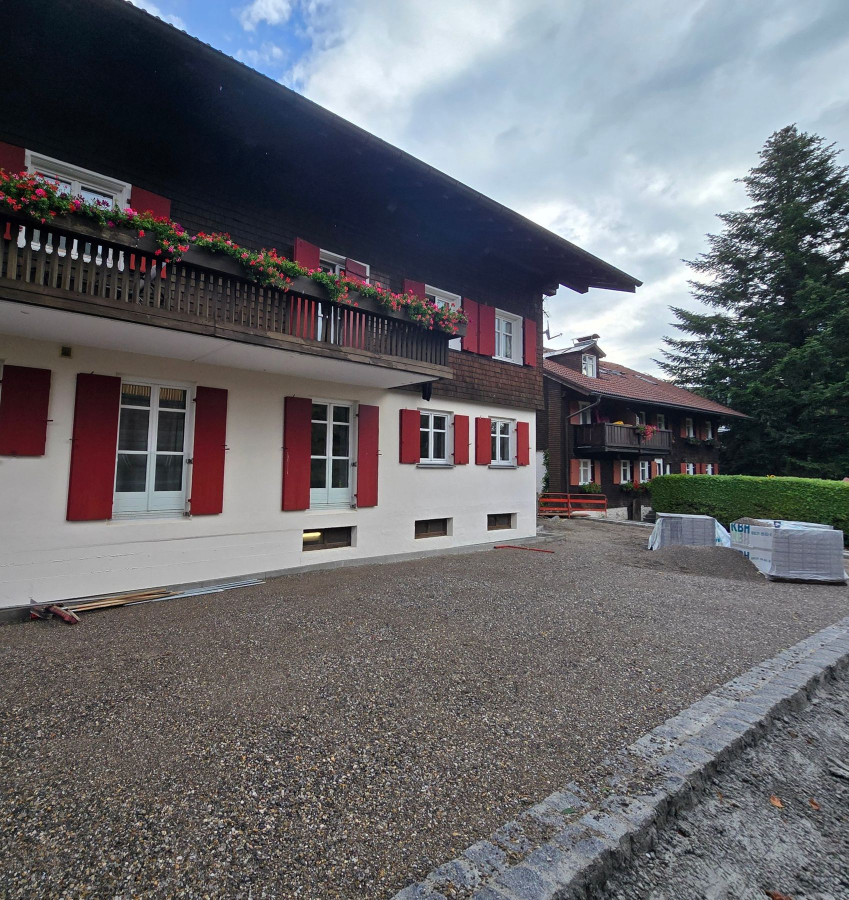
#> input picture img/ba-before.jpg, 1698 x 1800 px, given in place of ba-before.jpg.jpg, which was not available (shown at 1/2 size)
$ python webp.py ../img/ba-before.jpg
#> lines starting #> are read from the running program, lines starting #| are printed output that depends on the picture
"""Make the web versions of a project photo (run after tools/sketch.py).

  python tools/webp.py p11            -> img/p11.webp (1600, lightbox), img/p11-c.webp (900, card),
                                         img/p11-s.webp (900, sketch for the card)
  python tools/webp.py ba             -> img/ba-before(.webp|-m.webp), img/ba-after(...)
The .jpg files stay as masters (og.jpg is used for link previews and must stay JPG).
"""
import sys
from PIL import Image


def save(src, dst, long, q):
#> called with src = 'img/../img/ba-before.jpg.jpg', dst = 'img/../img/ba-before.jpg.webp', long = 1600, q = 80
    im = Image.open(src).convert("RGB")
#> im is the input picture: PIL image 1698x1800 RGB; mean R, G, B 104.9, 105.2, 109.7
    w, h = im.size
#> w = 1698; h = 1800
    s = min(1, long / max(w, h))
#> s = 0.889
    if s < 1:
        im = im.resize((round(w * s), round(h * s)), Image.LANCZOS)
#> im: PIL image 1509x1600 RGB
    im.save(dst, "WEBP", quality=q, method=6)
    print(dst, im.size)
#| img/../img/ba-before.jpg.webp (1509, 1600)


for n in sys.argv[1:]:
    if n == "ba":
        for k in ("ba-before", "ba-after"):
            save(f"img/{k}.jpg", f"img/{k}.webp", 1800, 80)
            save(f"img/{k}.jpg", f"img/{k}-m.webp", 900, 78)
    else:
        save(f"img/{n}.jpg", f"img/{n}.webp", 1600, 80)
        save(f"img/{n}.jpg", f"img/{n}-c.webp", 900, 78)
#> call 2 of save, with src = 'img/../img/ba-before.jpg.jpg', dst = 'img/../img/ba-before.jpg-c.webp', long = 900, q = 78
#> in save (call 2), `im = im.resize((round(w * s), round(h * s)), Image.LANCZOS)`:
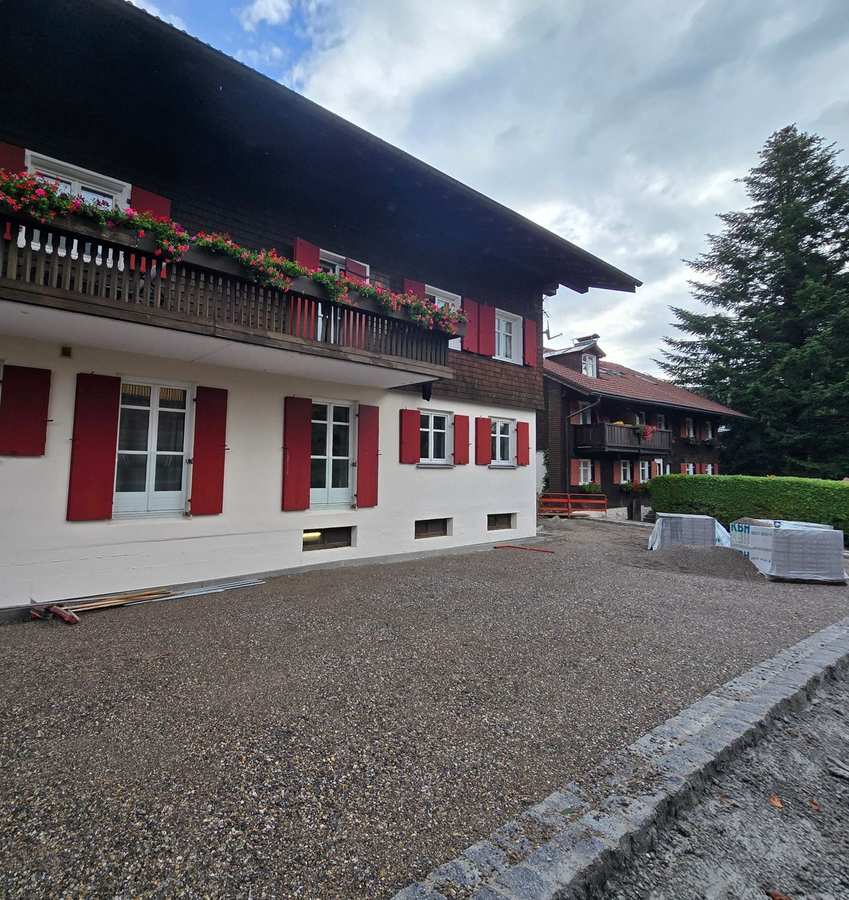
#> im: PIL image 849x900 RGB; mean R, G, B 104.9, 105.2, 109.7
#| img/../img/ba-before.jpg-c.webp (849, 900)
        save(f"img/{n}-s.jpg", f"img/{n}-s.webp", 900, 72)
#> call 3 of save, with src = 'img/../img/ba-before.jpg-s.jpg', dst = 'img/../img/ba-before.jpg-s.webp', long = 900, q = 72
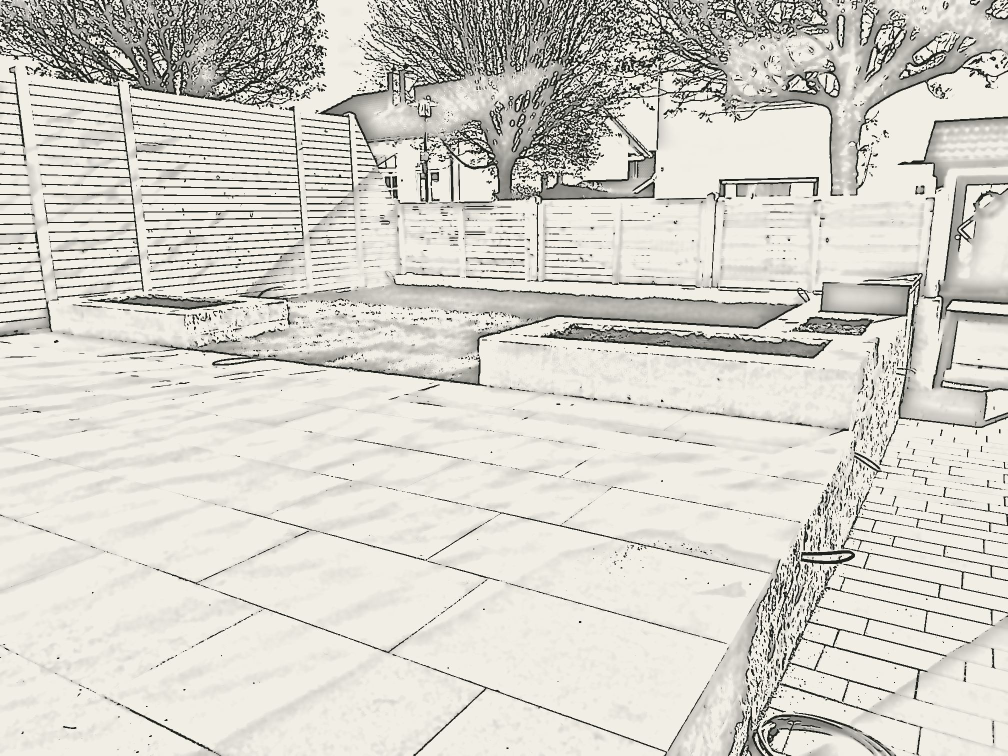
#> input picture img/hero-s.jpg, 2016 x 1512 px, given in place of ba-before.jpg-s.jpg, which was not available (shown at 1/2 size)
#> in save, im is the input picture: PIL image 2016x1512 RGB; mean R, G, B 212.1, 209.6, 201.9
#> in save (call 3), `im = im.resize((round(w * s), round(h * s)), Image.LANCZOS)`:
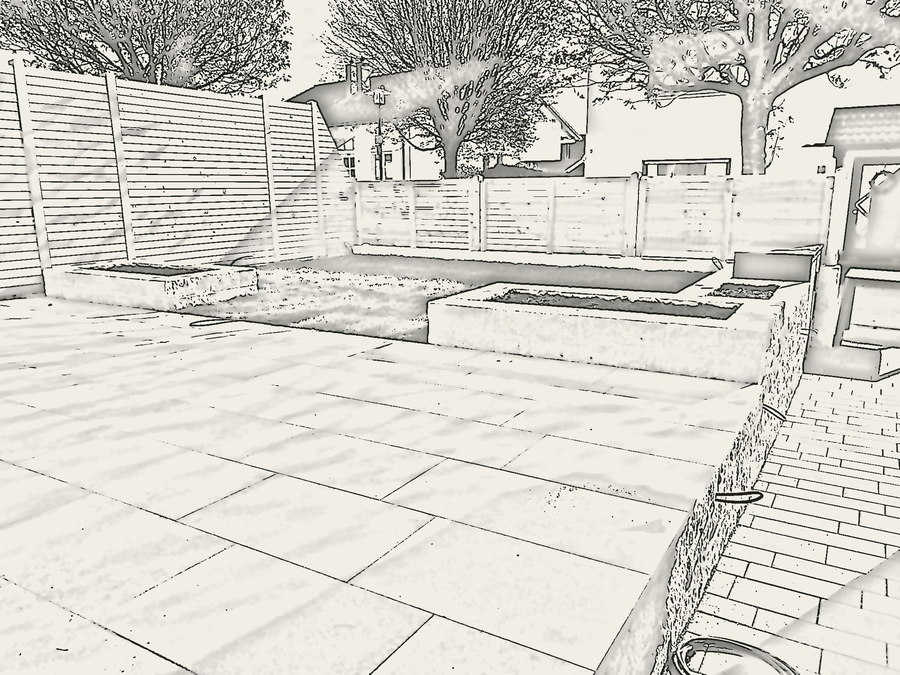
#> im: PIL image 900x675 RGB; mean R, G, B 212, 209.5, 201.9
#| img/../img/ba-before.jpg-s.webp (900, 675)
